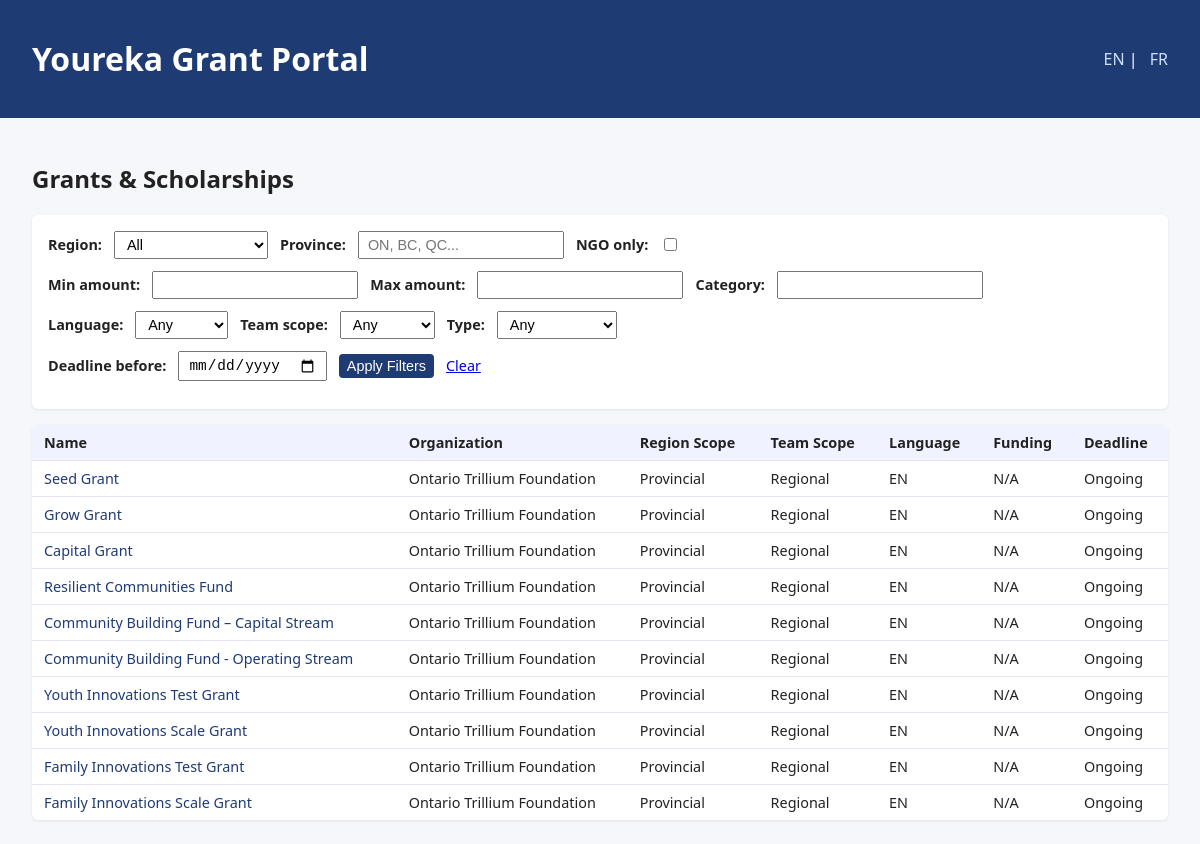
The page / on the database its author committed.
### youreka/models.py (models this page shows, shortened)
class Grant(db.Model):
    __tablename__ = "grants"
    id = db.Column(db.Integer, primary_key=True)
    name_en = db.Column(db.String(255), nullable=False)
    name_fr = db.Column(db.String(255))
    description_en = db.Column(db.Text)
    description_fr = db.Column(db.Text)
    eligibility_en = db.Column(db.Text)
    eligibility_fr = db.Column(db.Text)
    organization_id = db.Column(db.Integer, db.ForeignKey("organizations.id"))
    organization = db.relationship("Organization", back_populates="grants")
    category = db.Column(db.String(100))  # e.g., "Education", "Youth"
    province = db.Column(db.String(50))
    region_scope = db.Column(db.String(50))  # e.g., "National", "Provincial"
    country = db.Column(db.String(50), default="Canada")
    team_scope = db.Column(db.String(50))    # "National", "Regional"
    individual_type = db.Column(db.String(20))  # "individual", "organization", "both"
    funding_min = db.Column(db.Float)
    funding_max = db.Column(db.Float)
    currency = db.Column(db.String(10), default="CAD")
    deadline_date = db.Column(db.Date, nullable=True)
    ongoing_flag = db.Column(db.Boolean, default=False)
    language = db.Column(db.String(20), default="EN")  # "EN", "FR", "Bilingual"
    is_ngo_only = db.Column(db.Boolean, default=False)
    source_url = db.Column(db.String(255))
    external_id = db.Column(db.String(255), unique=True)
    created_at = db.Column(db.DateTime, default=datetime.utcnow)
    updated_at = db.Column(
        db.DateTime, default=datetime.utcnow, onupdate=datetime.utcnow
    )
    statuses = db.relationship("GrantStatus", back_populates="grant")
    def days_until_deadline(self):
        if not self.deadline_date:
            return None
        return (self.deadline_date - date.today()).days

class Organization(db.Model):
    __tablename__ = "organizations"
    id = db.Column(db.Integer, primary_key=True)
    name = db.Column(db.String(200), nullable=False)
    type = db.Column(db.String(50))  # e.g., "Government", "Foundation"
    ngo_only = db.Column(db.Boolean, default=False)
    website_url = db.Column(db.String(255))
    country = db.Column(db.String(50), default="Canada")
    province = db.Column(db.String(50))
    grants = db.relationship("Grant", back_populates="organization")

### youreka/grants/routes.py (the view)
@bp.route("/")
def index():
    query = Grant.query
    query = _apply_filters(query)
    grants = query.order_by(Grant.deadline_date.is_(None), Grant.deadline_date.asc()).all()
    regions = Region.query.filter_by(is_active=True).all()
    current_date = date.today()
    return render_template(
        "grants/list.html",
        grants=grants,
        regions=regions,
        current_date=current_date,
        filters=request.args,
    )

### youreka/templates/grants/list.html (shortened to what this page needs)
{% extends "base.html" %}
{% block content %}
<h2>Grants & Scholarships</h2>
<form method="get" class="filter-form">
  <div class="filter-row">
    <label>Region:</label>
    <select name="region_id">
      <option value="">All</option>
    </select>
    <label>Province:</label>
    <input type="text" name="province" value="{{ filters.get('province', '') }}" placeholder="ON, BC, QC..." />
    <label>NGO only:</label>
    <input type="checkbox" name="ngo_only" value="true"
      {% if filters.get('ngo_only') == 'true' %}checked{% endif %} />
  </div>
  <div class="filter-row">
    <label>Min amount:</label>
    <input type="number" name="min_amount" step="100" value="{{ filters.get('min_amount', '') }}" />
    <label>Max amount:</label>
    <input type="number" name="max_amount" step="100" value="{{ filters.get('max_amount', '') }}" />
    <label>Category:</label>
    <input type="text" name="category" value="{{ filters.get('category', '') }}" />
  </div>
  <div class="filter-row">
    <label>Language:</label>
    <select name="language">
      <option value="">Any</option>
    </select>
    <label>Team scope:</label>
    <select name="team_scope">
      <option value="">Any</option>
    </select>
    <label>Type:</label>
    <select name="individual_type">
      <option value="">Any</option>
    </select>
  </div>
  <div class="filter-row">
    <label>Deadline before:</label>
    <input type="date" name="deadline_before" value="{{ filters.get('deadline_before', '') }}" />
    <button type="submit">Apply Filters</button>
    <a href="{{ url_for('grants.index') }}">Clear</a>
  </div>
</form>
<table class="grant-table">
  <thead>
    <tr>
      <th>Name</th>
      <th>Organization</th>
      <th>Region Scope</th>
      <th>Team Scope</th>
      <th>Language</th>
      <th>Funding</th>
      <th>Deadline</th>
    </tr>
  </thead>
  <tbody>
    {% for grant in grants %}
      {% set days_left = grant.days_until_deadline() %}
      {% set row_class = "" %}
      {% if days_left is not none %}
        {% if days_left < 0 %}
          {% set row_class = "deadline-past" %}
        {% elif days_left < 7 %}
          {% set row_class = "deadline-red" %}
        {% elif days_left < 14 %}
          {% set row_class = "deadline-yellow" %}
        {% elif days_left < 30 %}
          {% set row_class = "deadline-blue" %}
        {% endif %}
      {% endif %}
      <tr class="{{ row_class }}">
        <td>
          <a href="{{ url_for('grants.grant_detail', grant_id=grant.id) }}">
            {{ grant.name_en }}
          </a>
        </td>
        <td>{{ grant.organization.name if grant.organization else '' }}</td>
        <td>{{ grant.region_scope }}</td>
        <td>{{ grant.team_scope }}</td>
        <td>{{ grant.language }}</td>
        <td>
          {% if grant.funding_min or grant.funding_max %}
            {{ grant.funding_min or "?" }} - {{ grant.funding_max or "?" }} {{ grant.currency }}
          {% else %}
            N/A
          {% endif %}
        </td>
        <td>
          {% if grant.deadline_date %}
            {{ grant.deadline_date.strftime("%Y-%m-%d") }} ({{ days_left }} days)
          {% else %}
            Ongoing
          {% endif %}
        </td>
      </tr>
    {% else %}
      <tr>
        <td colspan="7">No grants found for the selected filters.</td>
      </tr>
    {% endfor %}
  </tbody>
</table>
{% endblock %}

### youreka/templates/base.html (shortened to what this page needs)
<!doctype html>
<html lang="{{ g.get('lang', 'en') or 'en' }}">
<head>
  <link rel="stylesheet" href="{{ url_for('static', filename='css/styles.css') }}">
</head>
<body>
  <header class="header">
    <h1>Youreka Grant Portal</h1>
    <nav>
      <a href="{{ url_for('grants.index', lang='en') }}">EN</a> |
      <a href="{{ url_for('grants.index', lang='fr') }}">FR</a>
    </nav>
  </header>
  <main class="container">
    {% block content %}{% endblock %}
  </main>
</body>
</html>

### youreka/static/css/styles.css (style rules this page uses)
body { font-family: system-ui, -apple-system, BlinkMacSystemFont, "Segoe UI", sans-serif; margin: 0; padding: 0; background: #f6f7fb; color: #222; }
.header { background: #1f3b73; color: white; padding: 1rem 2rem; display: flex; justify-content: space-between; align-items: center; }
.header a { color: #cde0ff; text-decoration: none; margin-left: 0.5rem; }
.container { padding: 1.5rem 2rem; }
.filter-form { background: white; padding: 1rem; border-radius: 6px; margin-bottom: 1rem; box-shadow: 0 1px 3px rgba(0,0,0,0.08); }
.filter-row { display: flex; flex-wrap: wrap; gap: 0.75rem; margin-bottom: 0.75rem; align-items: center; }
.filter-row label { font-size: 0.9rem; font-weight: 600; }
.filter-row input, .filter-row select, .filter-row button { padding: 0.25rem 0.5rem; font-size: 0.9rem; }
.filter-row button { background: #1f3b73; color: white; border: none; border-radius: 4px; cursor: pointer; }
.filter-row a { font-size: 0.9rem; }
.grant-table { width: 100%; border-collapse: collapse; background: white; border-radius: 6px; overflow: hidden; box-shadow: 0 1px 3px rgba(0,0,0,0.08); }
.grant-table th, .grant-table td { padding: 0.5rem 0.75rem; border-bottom: 1px solid #e4e7f0; font-size: 0.9rem; }
.grant-table th { background: #f0f3ff; text-align: left; }
.grant-table tr:last-child td { border-bottom: none; }
.grant-table a { color: #1f3b73; text-decoration: none; }

### rows shown on the page
Grant: name_en "Seed Grant", organization "Ontario Trillium Foundation", region_scope "Provincial", team_scope "Regional", language "EN", shows "N/A", shows "Ongoing"
Grant: name_en "Grow Grant", organization "Ontario Trillium Foundation", region_scope "Provincial", team_scope "Regional", language "EN", shows "N/A", shows "Ongoing"
Grant: name_en "Capital Grant", organization "Ontario Trillium Foundation", region_scope "Provincial", team_scope "Regional", language "EN", shows "N/A", shows "Ongoing"
Grant: name_en "Resilient Communities Fund", organization "Ontario Trillium Foundation", region_scope "Provincial", team_scope "Regional", language "EN", shows "N/A", shows "Ongoing"
Grant: name_en "Community Building Fund – Capital Stream", organization "Ontario Trillium Foundation", region_scope "Provincial", team_scope "Regional", language "EN", shows "N/A", shows "Ongoing"
Grant: name_en "Community Building Fund - Operating Stream", organization "Ontario Trillium Foundation", region_scope "Provincial", team_scope "Regional", language "EN", shows "N/A", shows "Ongoing"
Grant: name_en "Youth Innovations Test Grant", organization "Ontario Trillium Foundation", region_scope "Provincial", team_scope "Regional", language "EN", shows "N/A", shows "Ongoing"
Grant: name_en "Youth Innovations Scale Grant", organization "Ontario Trillium Foundation", region_scope "Provincial", team_scope "Regional", language "EN", shows "N/A", shows "Ongoing"
Grant: name_en "Family Innovations Test Grant", organization "Ontario Trillium Foundation", region_scope "Provincial", team_scope "Regional", language "EN", shows "N/A", shows "Ongoing"
Grant: name_en "Family Innovations Scale Grant", organization "Ontario Trillium Foundation", region_scope "Provincial", team_scope "Regional", language "EN", shows "N/A", shows "Ongoing"
